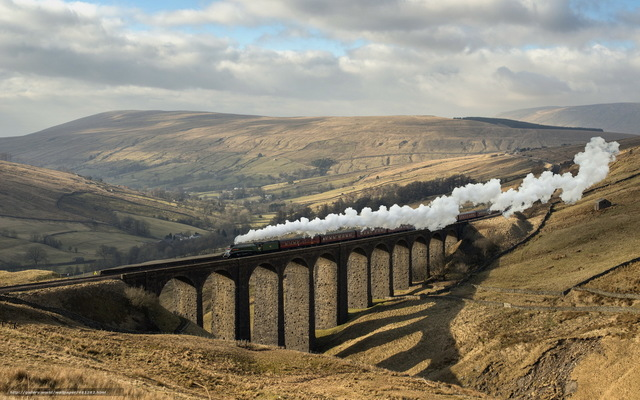
//> input picture PDI/imagens/trem.jpg, 640 x 400 px
$ ./tiltshiftvideo   (built with g++ and OpenCV 4)
//> lines starting //> are read from the running program, lines starting //| are printed output that depends on the picture
#include <iostream>
#include <opencv2/opencv.hpp>

using namespace cv;
using namespace std;

int height;

int MAX = 100;
double d = 6;
int d_slider = 0;

int t_slider = 0;
int t = 0;

int h = 20;
int h_slider = 0;


Mat image1, image2, alpha, beta;

char TrackbarName[50];

void tiltShift(){
	Mat mWeighted1, mWeighted2, tiltshift;
	int l1 = -h/2;
    int l2 = -l1;
    alpha = Mat::zeros(image1.rows, image1.cols, CV_32F);
    beta = Mat::zeros(image1.rows, image1.cols, CV_32F);
    int i, j;

    for (i = 0; i < alpha.rows; i++) {
        int x = i - (t + h/2);
        float alfa = 0.5f * (tanh((x - l1)/d) - tanh((x - l2)/d));
        for (j = 0; j < alpha.cols; j++) {
            alpha.at<float>(i, j) = alfa;
            beta.at<float>(i, j) = 1 - alfa;
        }
    }

    Mat auxA[] = {alpha, alpha, alpha};
    Mat auxB[] = {beta, beta, beta};
    merge(auxA, 3, alpha);
    merge(auxB, 3, beta);

    image1.convertTo(mWeighted1, CV_32FC3);
    image2.convertTo(mWeighted2, CV_32FC3);

    multiply(mWeighted1, alpha, mWeighted1);
    multiply(mWeighted2, beta, mWeighted2);

    add(mWeighted1, mWeighted2, tiltshift);
    tiltshift.convertTo(tiltshift, CV_8UC3);
    imshow("tiltshift", tiltshift);

    imshow("imagem", alpha);
	imshow("borramento", beta);
}

void on_trackbar_d(int, void*){
    d = (double) d_slider;
    if (d < 1) {
        d = 1;
    }
    tiltShift();
}

void on_trackbar_t(int, void *){
    t = t_slider*height/MAX;
    tiltShift();
}

void on_trackbar_h(int, void*) {
    h = h_slider*height/MAX;
    if (h == 0) {
        h = 1;
    }

    if (h > height) {
        h = height;
    }
    tiltShift();
}

int main(int argvc, char** argv){
	image1 = imread("../imagens/trem.jpg");
//> image1 is the input picture: 400 rows x 640 cols, CV_8UC3; mean B, G, R 113.1, 128.2, 135.2
	height = image1.size().height;
//> height = 400
	image2 = image1.clone();

	Mat aux, mask, mask1;
    float media[] = {1,1,1,
                     1,1,1,
                     1,1,1};

    mask = Mat(3, 3, CV_32F, media);
    scaleAdd(mask, 1/9.0, Mat::zeros(3,3,CV_32F), mask1);
    mask = mask1;
    image2.convertTo(aux, CV_32F);

    for (int i = 0; i < 10; i++) {
        filter2D(aux, aux, aux.depth(), mask, Point(1, 1), 0);
    }
//> this loop made 10 passes
//> pass 2, `filter2D(aux, aux, aux.depth(), mask, Point(1, 1), 0);`:
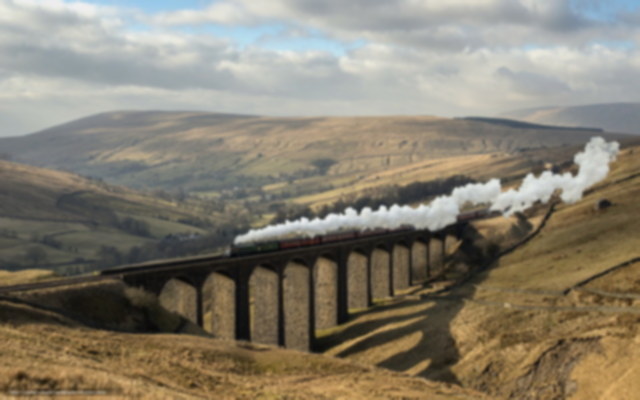
//> aux: 400 rows x 640 cols, CV_32FC3; mean B, G, R 113.1, 128.2, 135.2
//> after the loop:
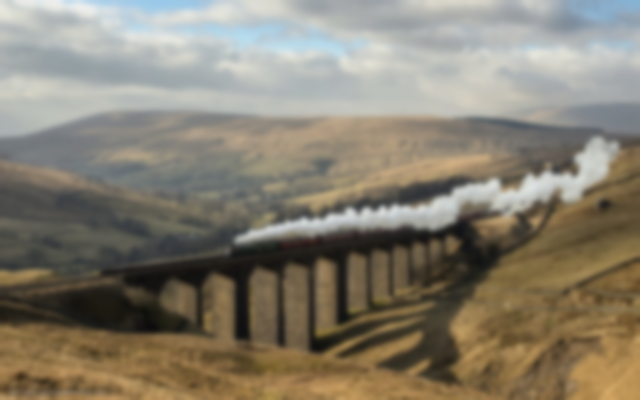
//> aux: 400 rows x 640 cols, CV_32FC3; mean B, G, R 113.1, 128.2, 135.2

    aux = abs(aux);
    aux.convertTo(image2, CV_8UC3);

    namedWindow("tiltshift", 1);

    sprintf( TrackbarName, "Altura");
    createTrackbar( TrackbarName, "tiltshift",
                    &h_slider,
                    MAX,
                    on_trackbar_h);

    sprintf( TrackbarName, "Decaimento");
    createTrackbar( TrackbarName, "tiltshift",
                    &d_slider,
                    MAX,
                    on_trackbar_d);

    sprintf( TrackbarName, "Vertical");
    createTrackbar( TrackbarName, "tiltshift",
                    &t_slider,
                    MAX,
                    on_trackbar_t );
    tiltShift();
//> after the loop in tiltShift, `for (i = 0; i < alpha.rows; i++)`:
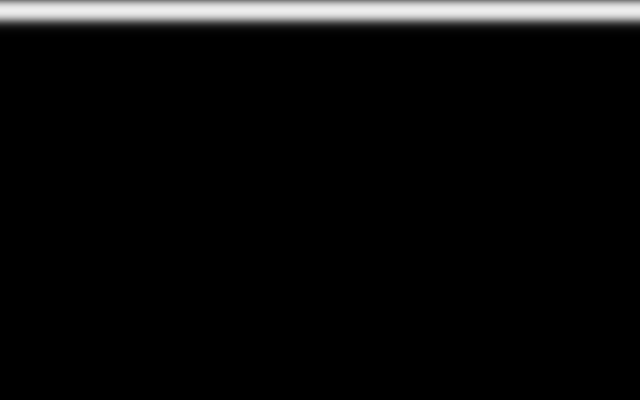
//> alpha: 400 rows x 640 cols, CV_32FC1; min 0, max 0.931, mean 0.0454
//> after the loop in tiltShift, `for (i = 0; i < alpha.rows; i++)`:
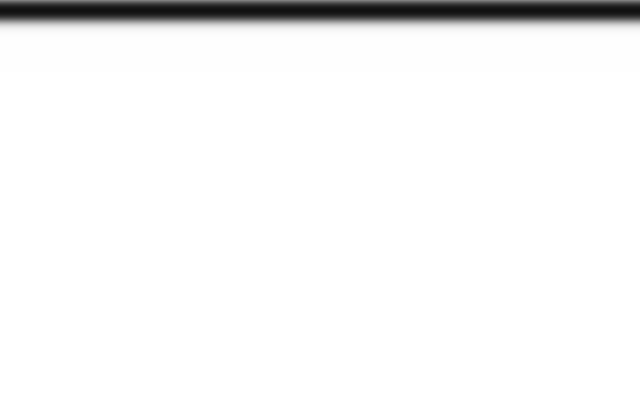
//> beta: 400 rows x 640 cols, CV_32FC1; min 0.0689, max 1, mean 0.955
//> in tiltShift, `multiply(mWeighted1, alpha, mWeighted1);`:
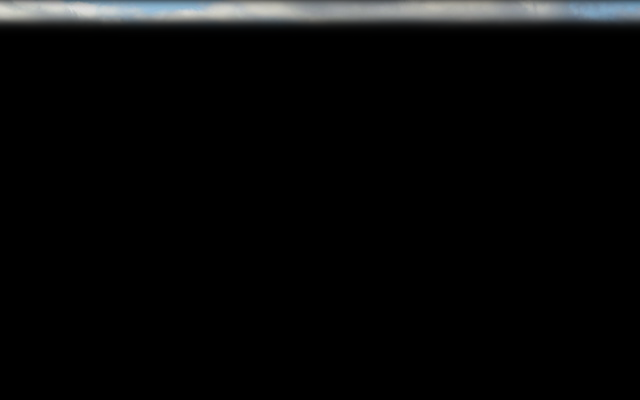
//> mWeighted1: 400 rows x 640 cols, CV_32FC3; mean B, G, R 9, 8.8, 8.3
//> in tiltShift, `multiply(mWeighted2, beta, mWeighted2);`:
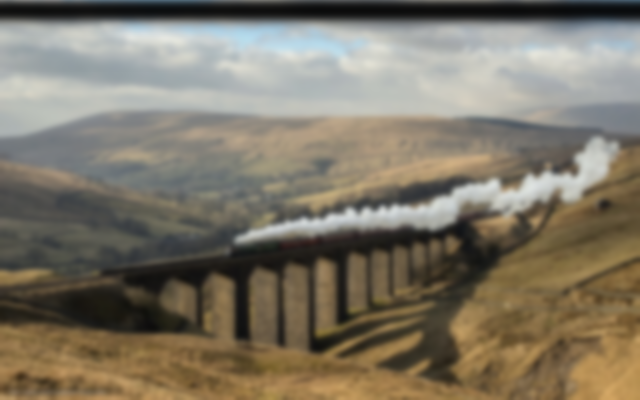
//> mWeighted2: 400 rows x 640 cols, CV_32FC3; mean B, G, R 104.1, 119.4, 126.8

  waitKey(0);
//> after the loop in tiltShift (call 2), `for (i = 0; i < alpha.rows; i++)`: alpha: 400 rows x 640 cols, CV_32FC1; every value is 0
//> after the loop in tiltShift (call 2), `for (i = 0; i < alpha.rows; i++)`: beta: 400 rows x 640 cols, CV_32FC1; every value is 1
//> in tiltShift (call 2), `multiply(mWeighted1, alpha, mWeighted1);`: mWeighted1: 400 rows x 640 cols, CV_32FC3; every value is 0
  return 0;
}

$ run again, with PDI/imagens/blend1.jpg copied over PDI/imagens/trem.jpg
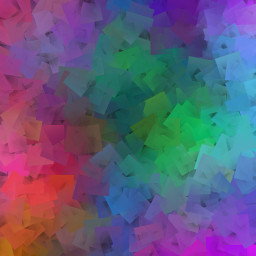
//> input picture PDI/imagens/blend1.jpg, 256 x 256 px
//> image1 is the input picture: 256 rows x 256 cols, CV_8UC3; mean B, G, R 122.3, 90.9, 96.8
//> after the loop in tiltShift, `for (i = 0; i < alpha.rows; i++)`:
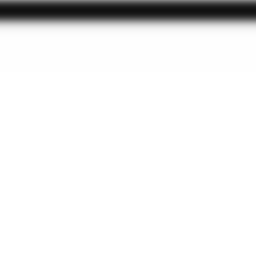
//> beta: 256 rows x 256 cols, CV_32FC1; min 0.0689, max 1, mean 0.929
//> in tiltShift, `multiply(mWeighted2, beta, mWeighted2);`:
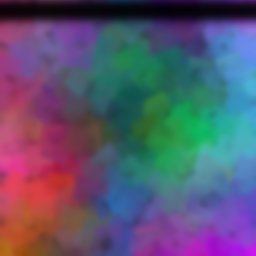
//> mWeighted2: 256 rows x 256 cols, CV_32FC3; mean B, G, R 111.8, 86.3, 89.1
//> mWeighted1: 256 rows x 256 cols, CV_32FC3; every value is 0

$ run again, with PDI/imagens/blend2.jpg copied over PDI/imagens/trem.jpg
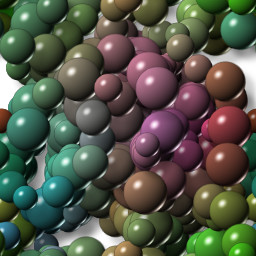
//> input picture PDI/imagens/blend2.jpg, 256 x 256 px
//> image1 is the input picture: 256 rows x 256 cols, CV_8UC3; mean B, G, R 71.6, 86.1, 82.2
//> after the loop in tiltShift, `for (i = 0; i < alpha.rows; i++)`:
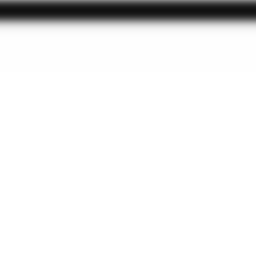
//> beta: 256 rows x 256 cols, CV_32FC1; min 0.0689, max 1, mean 0.929
//> in tiltShift, `multiply(mWeighted2, beta, mWeighted2);`:
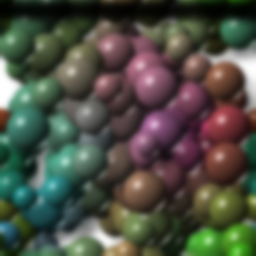
//> mWeighted2: 256 rows x 256 cols, CV_32FC3; mean B, G, R 67.3, 79.2, 76.9
//> mWeighted1: 256 rows x 256 cols, CV_32FC3; every value is 0

$ run again, with PDI/imagens/italia.jpg copied over PDI/imagens/trem.jpg
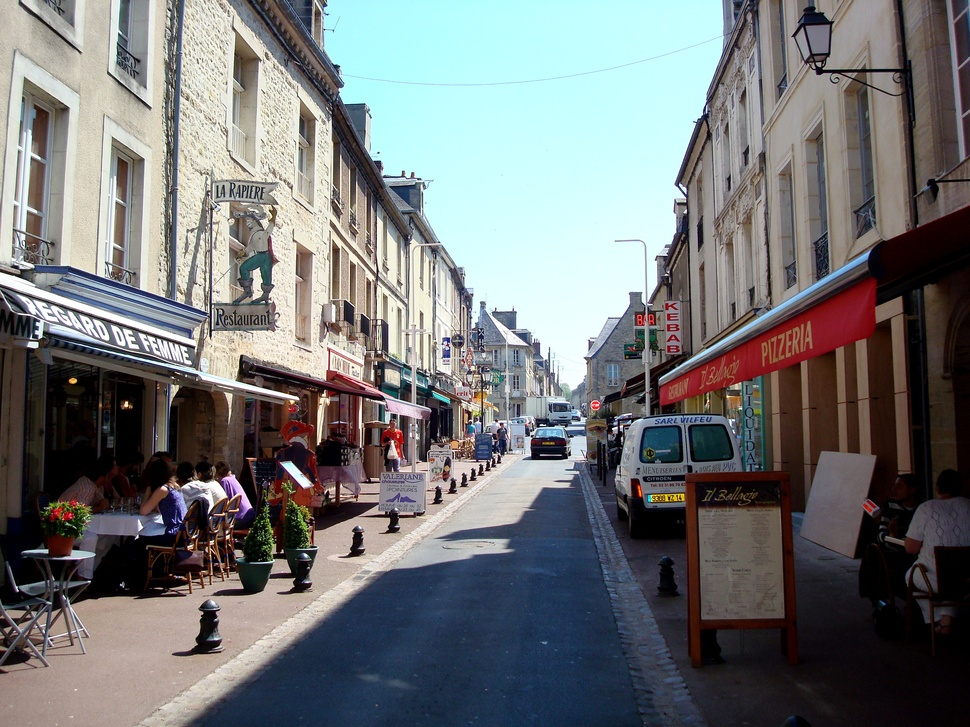
//> input picture PDI/imagens/italia.jpg, 970 x 727 px, shrunk from 3072 x 2304 before the run
//> image1 is the input picture: 727 rows x 970 cols, CV_8UC3; mean B, G, R 117.7, 117, 115.2
//> after the loop in tiltShift, `for (i = 0; i < alpha.rows; i++)`:
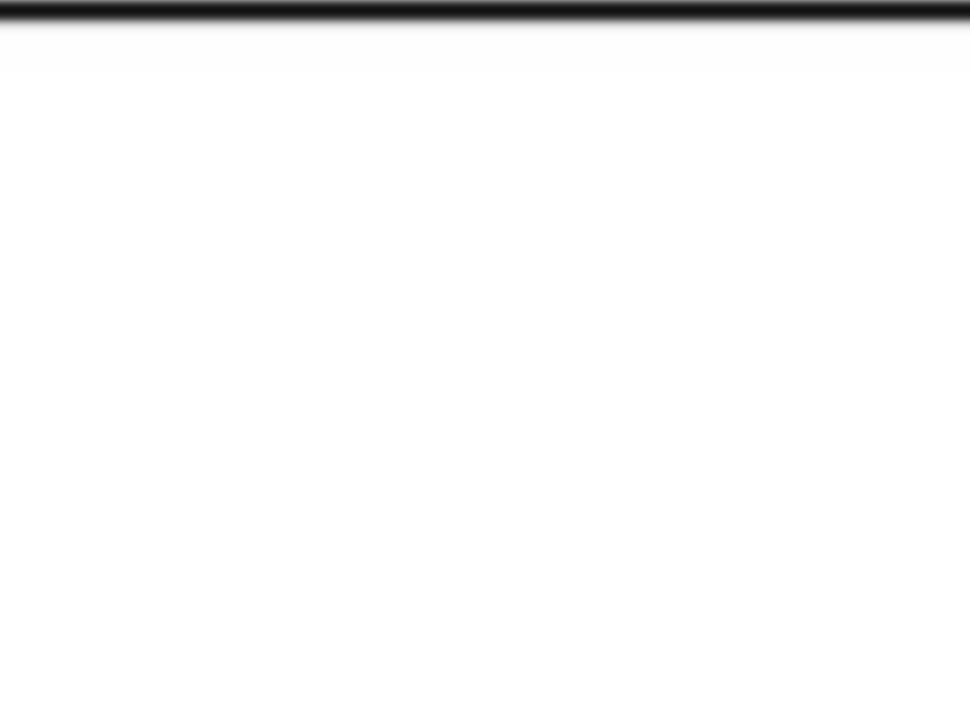
//> beta: 727 rows x 970 cols, CV_32FC1; min 0.0689, max 1, mean 0.975
//> in tiltShift, `multiply(mWeighted2, beta, mWeighted2);`:
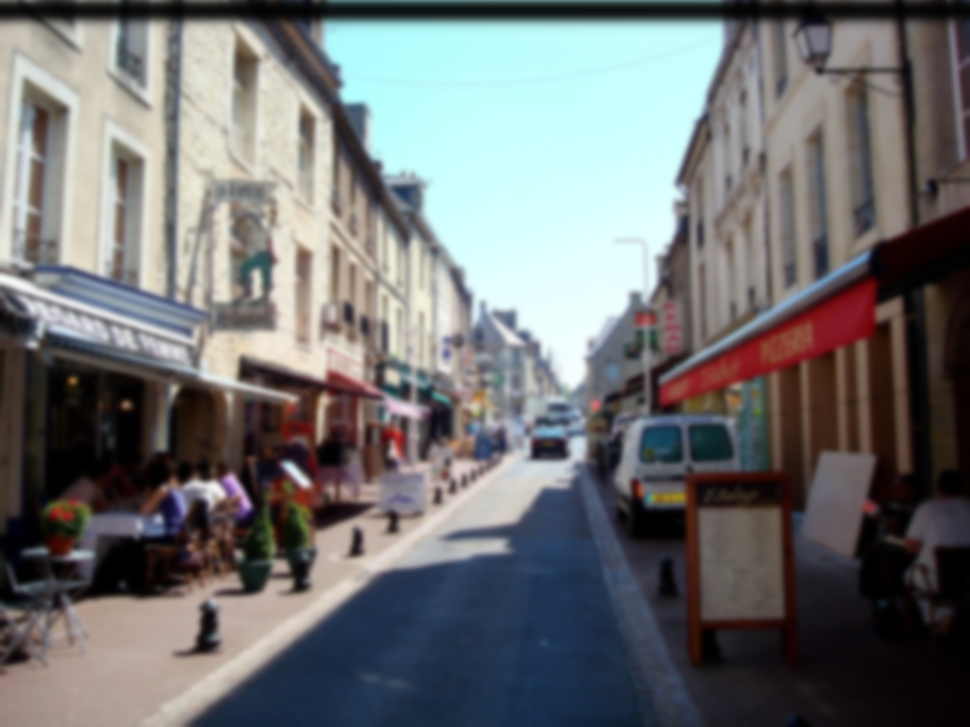
//> mWeighted2: 727 rows x 970 cols, CV_32FC3; mean B, G, R 113.2, 112.5, 111.3
//> mWeighted1: 727 rows x 970 cols, CV_32FC3; every value is 0
